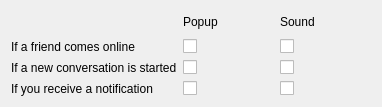
<ui version="4.0" >
 <class>Form</class>
 <widget class="QWidget" name="Form" >
  <property name="geometry" >
   <rect>
    <x>0</x>
    <y>0</y>
    <width>382</width>
    <height>107</height>
   </rect>
  </property>
  <property name="windowTitle" >
   <string>Form</string>
  </property>
  <layout class="QGridLayout" name="gridLayout" >
   <item row="0" column="1" >
    <widget class="QLabel" name="label_4" >
     <property name="text" >
      <string>Popup</string>
     </property>
    </widget>
   </item>
   <item row="0" column="2" >
    <widget class="QLabel" name="label_5" >
     <property name="text" >
      <string>Sound</string>
     </property>
    </widget>
   </item>
   <item row="1" column="0" >
    <widget class="QLabel" name="label" >
     <property name="text" >
      <string>If a friend comes online</string>
     </property>
    </widget>
   </item>
   <item row="1" column="2" >
    <widget class="QCheckBox" name="friendOnlineSoundCheckbox" >
     <property name="text" >
      <string/>
     </property>
    </widget>
   </item>
   <item row="2" column="0" >
    <widget class="QLabel" name="label_2" >
     <property name="text" >
      <string>If a new conversation is started</string>
     </property>
    </widget>
   </item>
   <item row="2" column="1" >
    <widget class="QCheckBox" name="newConversationPopupCheckbox" >
     <property name="text" >
      <string/>
     </property>
    </widget>
   </item>
   <item row="2" column="2" >
    <widget class="QCheckBox" name="newConversationSoundCheckbox" >
     <property name="text" >
      <string/>
     </property>
    </widget>
   </item>
   <item row="3" column="0" >
    <widget class="QLabel" name="label_3" >
     <property name="text" >
      <string>If you receive a notification</string>
     </property>
    </widget>
   </item>
   <item row="3" column="1" >
    <widget class="QCheckBox" name="newNotificationPopupCheckbox" >
     <property name="text" >
      <string/>
     </property>
    </widget>
   </item>
   <item row="3" column="2" >
    <widget class="QCheckBox" name="newNotificationSoundCheckbox" >
     <property name="text" >
      <string/>
     </property>
    </widget>
   </item>
   <item row="1" column="1" >
    <widget class="QCheckBox" name="friendOnlinePopupCheckbox" >
     <property name="text" >
      <string/>
     </property>
    </widget>
   </item>
  </layout>
  <zorder>label</zorder>
  <zorder>label_2</zorder>
  <zorder>label_3</zorder>
  <zorder>label_4</zorder>
  <zorder>label_5</zorder>
  <zorder>newConversationPopupCheckbox</zorder>
  <zorder>newNotificationPopupCheckbox</zorder>
  <zorder>newNotificationSoundCheckbox</zorder>
  <zorder>newConversationSoundCheckbox</zorder>
  <zorder>friendOnlineSoundCheckbox</zorder>
  <zorder>friendOnlinePopupCheckbox</zorder>
 </widget>
 <tabstops>
  <tabstop>friendOnlinePopupCheckbox</tabstop>
  <tabstop>newNotificationPopupCheckbox</tabstop>
  <tabstop>newConversationPopupCheckbox</tabstop>
  <tabstop>newConversationSoundCheckbox</tabstop>
  <tabstop>friendOnlineSoundCheckbox</tabstop>
  <tabstop>newNotificationSoundCheckbox</tabstop>
 </tabstops>
 <resources/>
 <connections/>
</ui>
